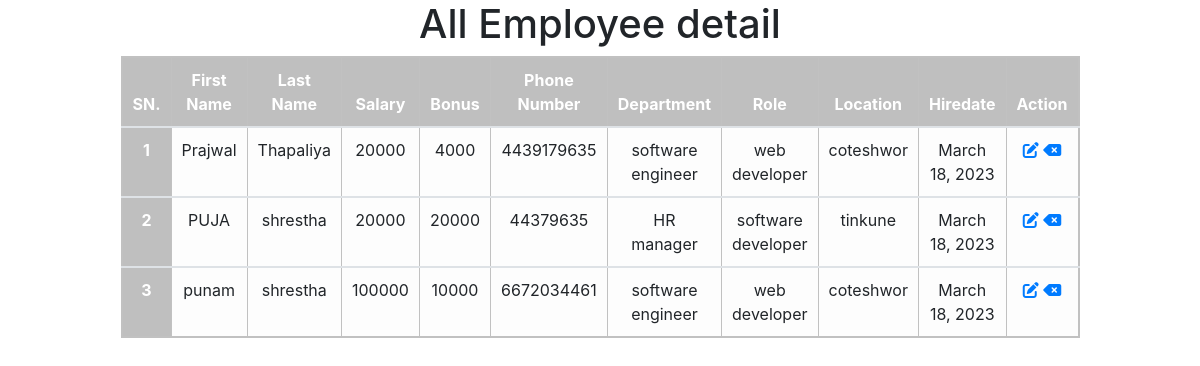
Page /view-all/ on the earlier database version.
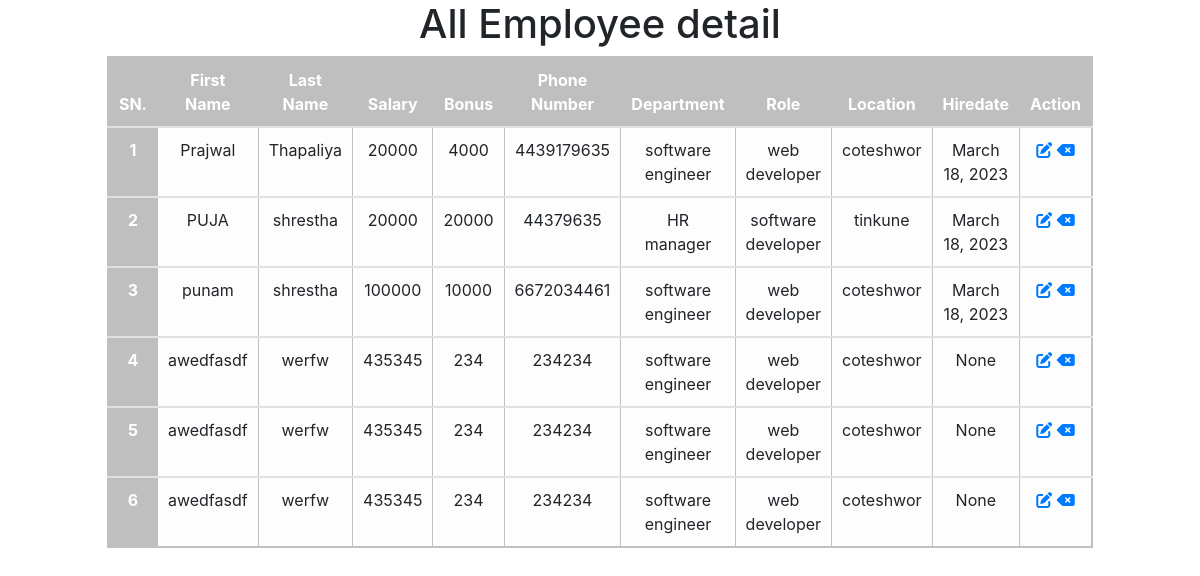
Same page on the later database version.
### emp_app/models.py (models this page shows, shortened)
class Employee(models.Model):
    first_name = models.CharField(max_length=100, null=False)
    last_name = models.CharField(max_length=100)
    dept = models.ForeignKey(Department, on_delete=models.CASCADE)
    salary = models.IntegerField(default=0)
    bonus = models.IntegerField(default=0)
    role = models.ForeignKey(Role, on_delete=models.CASCADE)
    phone = models.IntegerField(default=0)
    hire_date = models.DateField(null=True, blank=True)

class Department(models.Model):
    name = models.CharField(max_length=100,null=False)
    location = models.CharField(max_length=100)

class Role(models.Model):
    name = models.CharField(max_length=100, null=False)

### emp_app/views.py (the view)
# urls.py: path('view-all/', views.view_all, name='view-all'),
def view_all(request):
    emps=Employee.objects.all()
    return render(request, 'view_all.html',{'emps':emps})

### emp_app/templates/view_all.html (shortened to what this page needs)
{% extends 'core/base.html'%}
     {% block content %}
     <h1 style="text-align:center;">All Employee detail</h1>
    <link rel="stylesheet" href="https://cdnjs.cloudflare.com/ajax/libs/font-awesome/6.3.0/css/all.min.css">
     <table class="table">
      <thead>
        <tr>
          <th scope="col">SN.</th>
          <th scope="col">First Name</th>
          <th scope="col">Last Name</th>
          <th scope="col">Salary</th>
          <th scope="col">Bonus</th>
          <th scope="col">Phone Number</th>
          <th scope="col">Department</th>
          <th scope="col">Role</th>
          <th scope="col">Location</th>
          <th scope="col">Hiredate</th>
          <th scope="col">Action</th>
        </tr>
      </thead>
             {% for emp in emps %}
      <tbody>
        <tr>
          <th scope="row">{{emp.id}}</th>
          <td>{{emp.first_name}}</td>
          <td>{{emp.last_name}}</td>
          <td>{{emp.salary}}</td>
          <td>{{emp.bonus}}</td>
          <td>{{emp.phone}}</td>
          <td>{{emp.dept.name}}</td>
          <td>{{emp.role.name}}</td>
          <td>{{emp.dept.location}}</td>
          <td>{{emp.hire_date}}</td>
          <td>
            <a href="/edit/{{emp.id}}"><i class="fa-solid fa-pen-to-square"></i></a>
            <a href="/delete/{{emp.id}}"><i class="fa-solid fa-delete-left"></i></a>
          </td>
        </tr>
      </tbody>
             {% endfor %}
    </table>
      {% endblock content%}

Differences in the rows shown:
added Employee: id "4", first_name "awedfasdf", last_name "werfw", salary "435345", bonus "234", phone "234234", dept.name "software engineer", role.name "web developer", dept.location "coteshwor", hire_date "None"
added Employee: id "5", first_name "awedfasdf", last_name "werfw", salary "435345", bonus "234", phone "234234", dept.name "software engineer", role.name "web developer", dept.location "coteshwor", hire_date "None"
added Employee: id "6", first_name "awedfasdf", last_name "werfw", salary "435345", bonus "234", phone "234234", dept.name "software engineer", role.name "web developer", dept.location "coteshwor", hire_date "None"
